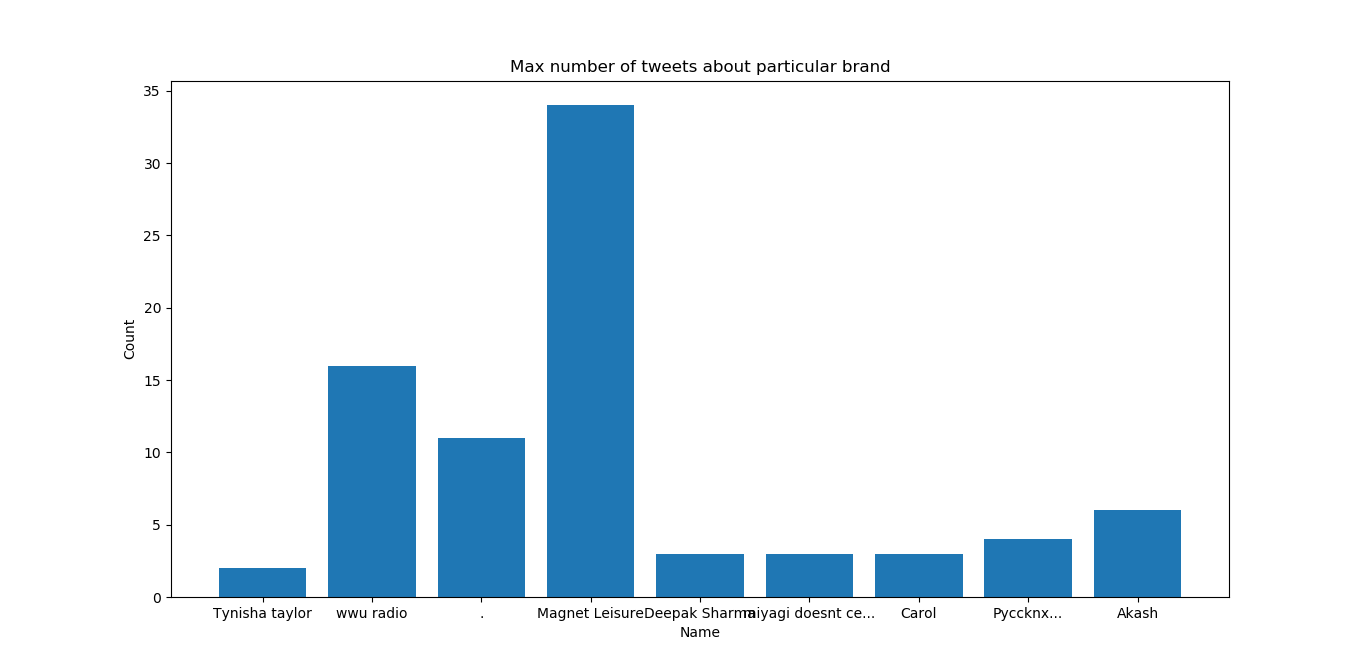

Reproduce this figure in Python.

import matplotlib.pyplot as plt
import numpy as np
labels = ['Tynisha taylor', 'wwu radio', '.', 'Magnet Leisure', 'Deepak Sharma', 'miyagi doesnt ce...', 'Carol', 'Pyccknx...', 'Akash']
sizes = [2,16,11,34,3,3,3,4,6]

def bar_graph():
    index = np.arange(len(labels))
    plt.bar(index, sizes)
    plt.xlabel('Name')
    plt.ylabel('Count')
    plt.xticks(index, labels)
    plt.title('Max number of tweets about particular brand')
    plt.show()

bar_graph()
